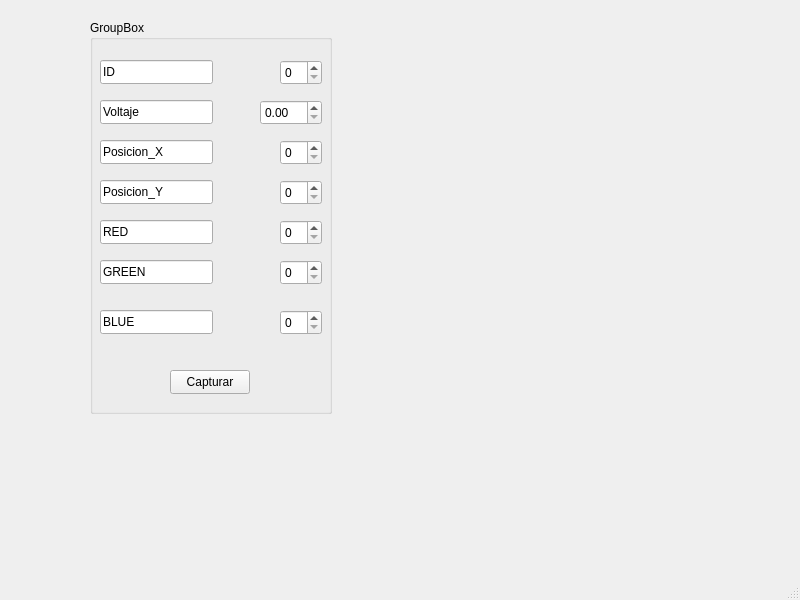
<?xml version="1.0" encoding="UTF-8"?>
<ui version="4.0">
 <class>MainWindow</class>
 <widget class="QMainWindow" name="MainWindow">
  <property name="geometry">
   <rect>
    <x>0</x>
    <y>0</y>
    <width>800</width>
    <height>600</height>
   </rect>
  </property>
  <property name="windowTitle">
   <string>MainWindow</string>
  </property>
  <widget class="QWidget" name="centralwidget">
   <widget class="QGroupBox" name="groupBox">
    <property name="geometry">
     <rect>
      <x>90</x>
      <y>20</y>
      <width>242</width>
      <height>394</height>
     </rect>
    </property>
    <property name="title">
     <string>GroupBox</string>
    </property>
    <widget class="QLineEdit" name="lineEdit">
     <property name="geometry">
      <rect>
       <x>10</x>
       <y>40</y>
       <width>113</width>
       <height>24</height>
      </rect>
     </property>
     <property name="text">
      <string>ID</string>
     </property>
    </widget>
    <widget class="QLineEdit" name="lineEdit_2">
     <property name="geometry">
      <rect>
       <x>10</x>
       <y>80</y>
       <width>113</width>
       <height>24</height>
      </rect>
     </property>
     <property name="text">
      <string>Voltaje</string>
     </property>
    </widget>
    <widget class="QLineEdit" name="lineEdit_3">
     <property name="geometry">
      <rect>
       <x>10</x>
       <y>120</y>
       <width>113</width>
       <height>24</height>
      </rect>
     </property>
     <property name="text">
      <string>Posicion_X</string>
     </property>
    </widget>
    <widget class="QLineEdit" name="lineEdit_4">
     <property name="geometry">
      <rect>
       <x>10</x>
       <y>160</y>
       <width>113</width>
       <height>24</height>
      </rect>
     </property>
     <property name="text">
      <string>Posicion_Y</string>
     </property>
    </widget>
    <widget class="QLineEdit" name="lineEdit_5">
     <property name="geometry">
      <rect>
       <x>10</x>
       <y>200</y>
       <width>113</width>
       <height>24</height>
      </rect>
     </property>
     <property name="text">
      <string>RED</string>
     </property>
    </widget>
    <widget class="QLineEdit" name="lineEdit_6">
     <property name="geometry">
      <rect>
       <x>10</x>
       <y>240</y>
       <width>113</width>
       <height>24</height>
      </rect>
     </property>
     <property name="text">
      <string>GREEN</string>
     </property>
    </widget>
    <widget class="QLineEdit" name="lineEdit_7">
     <property name="geometry">
      <rect>
       <x>10</x>
       <y>290</y>
       <width>113</width>
       <height>24</height>
      </rect>
     </property>
     <property name="text">
      <string>BLUE</string>
     </property>
    </widget>
    <widget class="QPushButton" name="pushButton">
     <property name="enabled">
      <bool>true</bool>
     </property>
     <property name="geometry">
      <rect>
       <x>80</x>
       <y>350</y>
       <width>80</width>
       <height>24</height>
      </rect>
     </property>
     <property name="mouseTracking">
      <bool>true</bool>
     </property>
     <property name="text">
      <string>Capturar</string>
     </property>
    </widget>
    <widget class="QSpinBox" name="spinBox_2">
     <property name="geometry">
      <rect>
       <x>190</x>
       <y>40</y>
       <width>42</width>
       <height>25</height>
      </rect>
     </property>
    </widget>
    <widget class="QSpinBox" name="spinBox_3">
     <property name="geometry">
      <rect>
       <x>190</x>
       <y>120</y>
       <width>42</width>
       <height>25</height>
      </rect>
     </property>
    </widget>
    <widget class="QSpinBox" name="spinBox_4">
     <property name="geometry">
      <rect>
       <x>190</x>
       <y>160</y>
       <width>42</width>
       <height>25</height>
      </rect>
     </property>
    </widget>
    <widget class="QDoubleSpinBox" name="doubleSpinBox">
     <property name="geometry">
      <rect>
       <x>170</x>
       <y>80</y>
       <width>62</width>
       <height>25</height>
      </rect>
     </property>
    </widget>
    <widget class="QSpinBox" name="spinBox">
     <property name="geometry">
      <rect>
       <x>190</x>
       <y>200</y>
       <width>42</width>
       <height>25</height>
      </rect>
     </property>
    </widget>
    <widget class="QSpinBox" name="spinBox_5">
     <property name="geometry">
      <rect>
       <x>190</x>
       <y>240</y>
       <width>42</width>
       <height>25</height>
      </rect>
     </property>
    </widget>
    <widget class="QSpinBox" name="spinBox_6">
     <property name="geometry">
      <rect>
       <x>190</x>
       <y>290</y>
       <width>42</width>
       <height>25</height>
      </rect>
     </property>
    </widget>
   </widget>
  </widget>
  <widget class="QMenuBar" name="menubar">
   <property name="geometry">
    <rect>
     <x>0</x>
     <y>0</y>
     <width>800</width>
     <height>21</height>
    </rect>
   </property>
  </widget>
  <widget class="QStatusBar" name="statusbar"/>
 </widget>
 <resources/>
 <connections/>
</ui>
